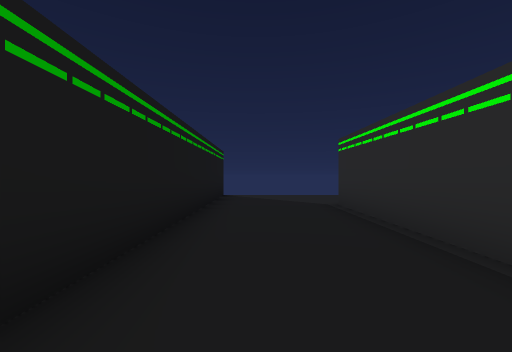
view 1 (above)

24 first-person views from a walk through a 3-D level made in the Unity game engine. The camera is 1.4 m above the floor, looks level and sees 90° across. The floor is counted in squares, 2 m on a side. Each view is taken from the middle of a square. On the plan, view 1 faces up. The plan holds only what a view shows up to about 9 squares ahead; the rest is blank. The player character is not drawn.

view 2
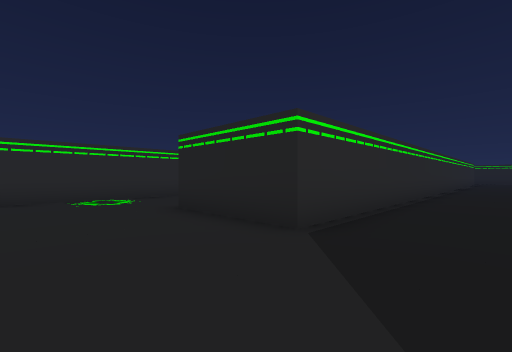

view 3
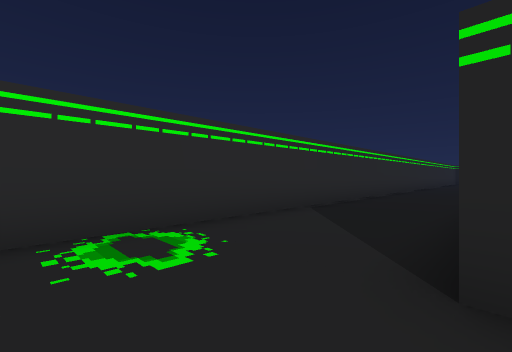

view 4
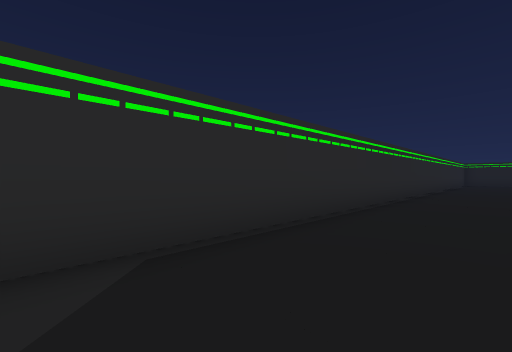

view 5
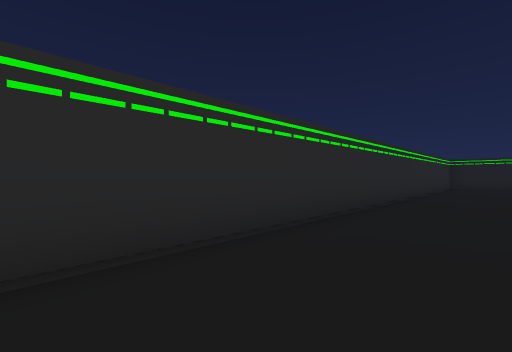

view 6
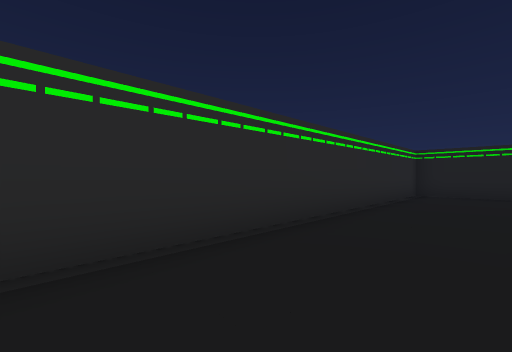

view 7
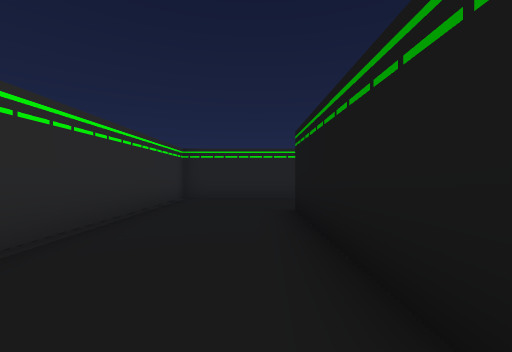

view 8
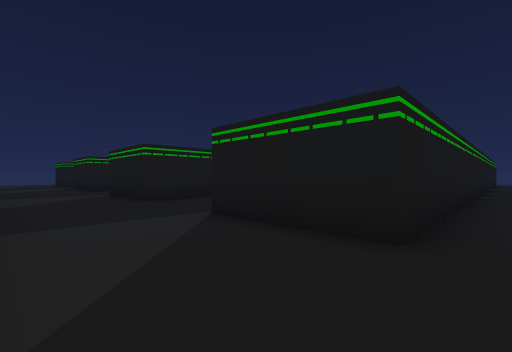

view 9
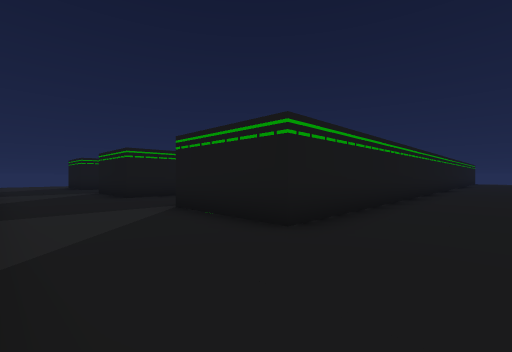

view 10
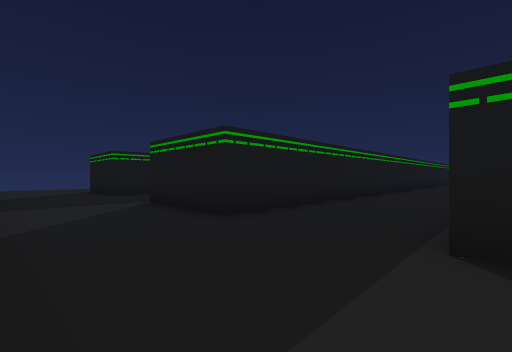

view 11
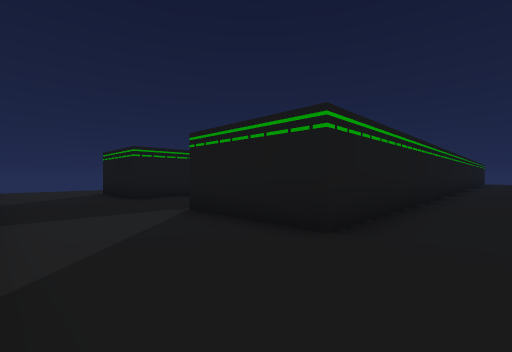

view 12
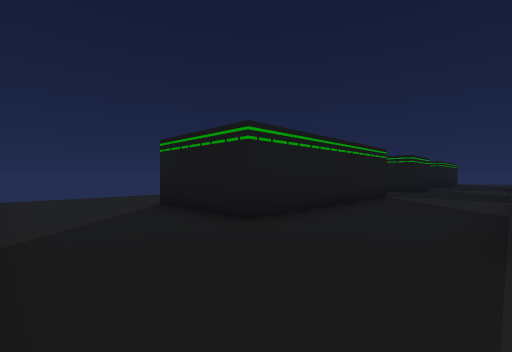

view 13
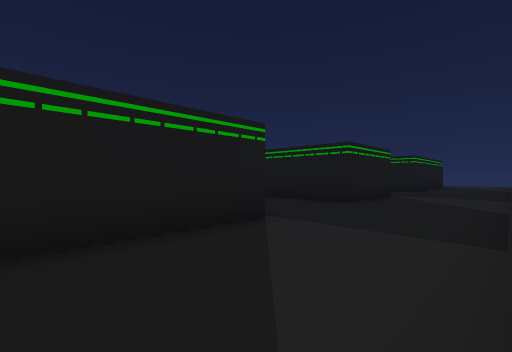

view 14
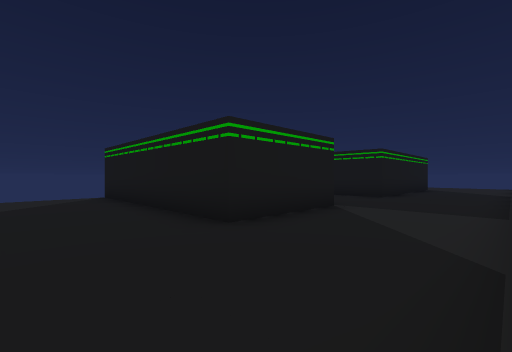

view 15
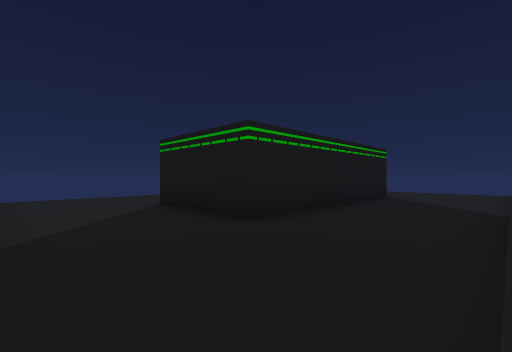

view 16
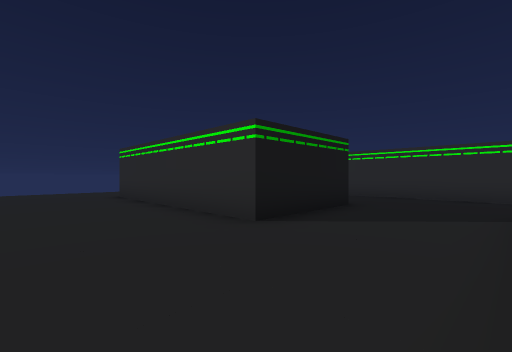

view 17
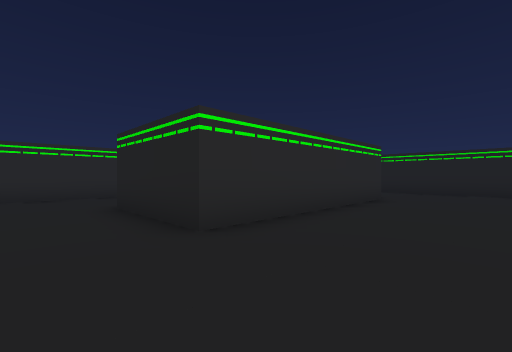

view 18
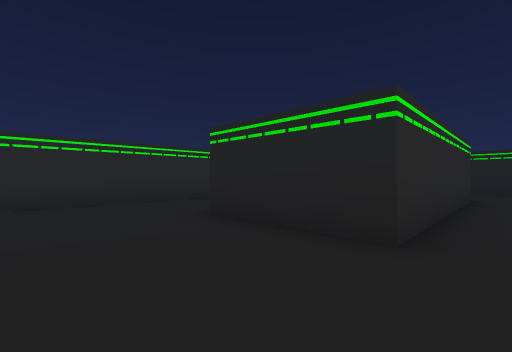

view 19
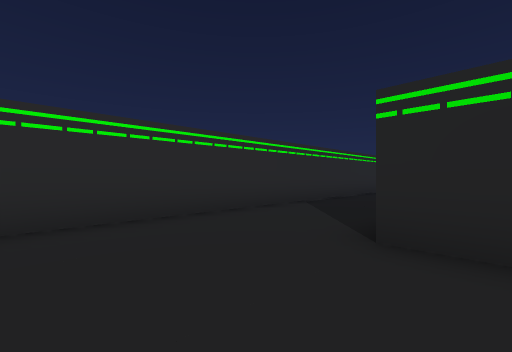

view 20
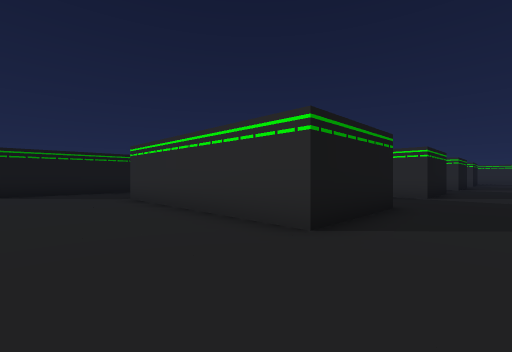

view 21
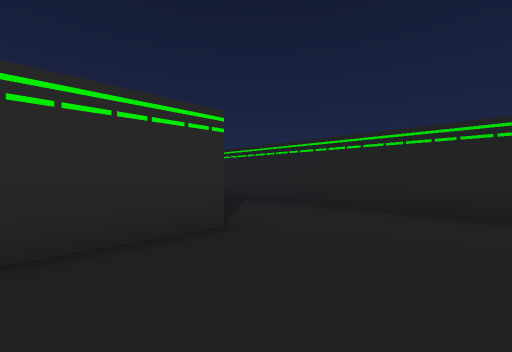

view 22
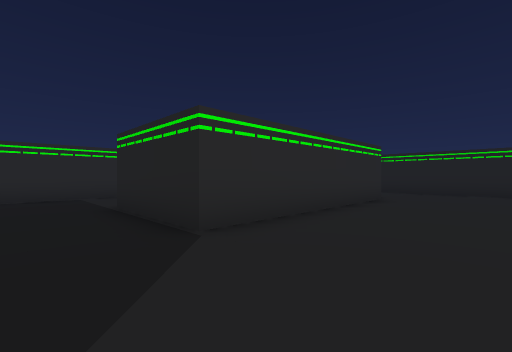

view 23
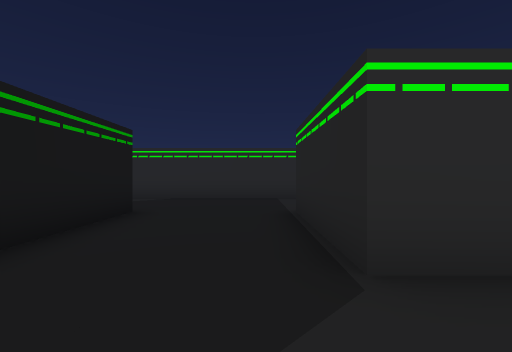

view 24
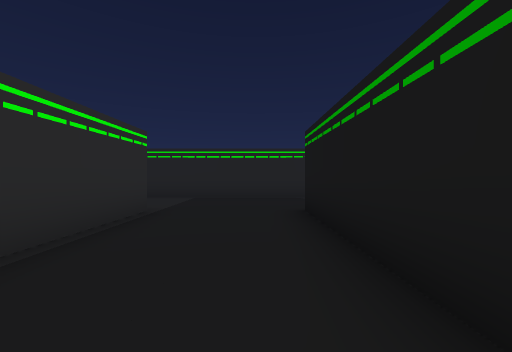

### Floor plan
Points are (right, up) in squares from view 1. A wall is a line through its corners. A room is listed if a view was taken in it or the views show most of it. See-through windows are left out.
Room 1 (views 1, 2, 3, 4, 5, 6, 7, 8, 9, 10, 11, 12, 13, 14, 15, 16, 17, 18, 19, 20, 21, 22, 23, 24)
walls: (-7.6, -7.9) (-7.6, -16.2) (-10.8, -16.2) (-10.8, -13.1); (-10.8, -3) (-10.8, 9); (-1.2, -8.5) (-1.2, -16.2) (-4.5, -16.2); (-10.8, -10.8) (-10.8, -5); (-14, -3.4) (-14, -6.6) (-20.4, -6.6); (2, -1.8) (2, 6.2) (5.2, 6.2); (-14, -9.8) (-14, -16.2) (-17.2, -16.2) (-17.2, -9.8) (-14, -9.8); (-14, -0.2) (-17.2, -0.2) (-17.2, 6.2) (-14, 6.2) (-14, -0.2); (5.2, -7.4) (5.2, -16.2) (2, -16.2); (-20, -3.4) (-17.6, -3.4); (-1.2, 8.9) (-1.2, 1.1); (4.6, -19.4) (8.4, -19.4) (8.4, 9); (-20, -19.4) (-9.4, -19.4)

Where each view was taken, in squares from view 1:
view 1: 0 up, 0 right, facing up
view 2: 9 up, 0 right, facing down-right
view 3: 8 up, 5 right, facing down-right
view 4: 4 up, 6 right, facing down-right
view 5: 2 down, 6 right, facing down-right
view 6: 9 down, 6 right, facing down-right
view 7: 11 down, 6 right, facing down
view 8: 19 down, 6 right, facing up-left
view 9: 19 down, 1 right, facing up-left
view 10: 19 down, 4 left, facing up-left
view 11: 19 down, 6 left, facing up-left
view 12: 19 down, 11 left, facing up-left
view 13: 13 down, 11 left, facing up-left
view 14: 9 down, 11 left, facing up-left
view 15: 3 down, 11 left, facing up-left
view 16: 3 down, 20 left, facing up-right
view 17: 8 up, 20 left, facing down-right
view 18: 9 up, 18 left, facing down-right
view 19: 9 up, 15 left, facing down-right
view 20: 18 down, 20 left, facing up-right
view 21: 14 down, 20 left, facing down-right
view 22: 8 down, 20 left, facing down-right
view 23: 9 down, 19 left, facing right
view 24: 11 down, 13 left, facing down
